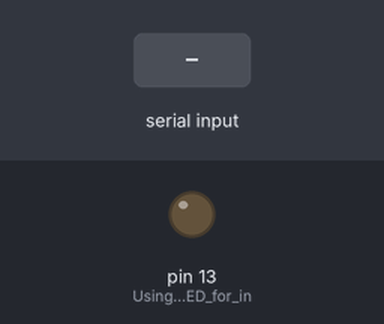
The sketch below on a simulated Arduino Uno, built with avr-gcc and run on an emulated ATmega328P. Shown: output pins drawn as LEDs (lit = HIGH). The test bench sets the inputs (shaded band).

Above: at 1.2 s.
1.3 s: "1" received over Serial
At 1.7 s:
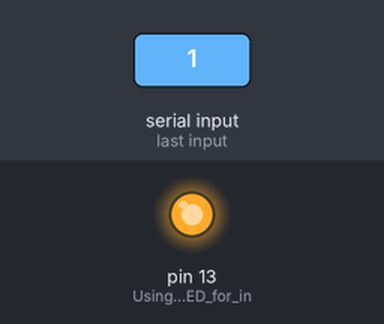
Timing chart, 0 to 4.3 s (numbered marks = the images above; inputs shaded):
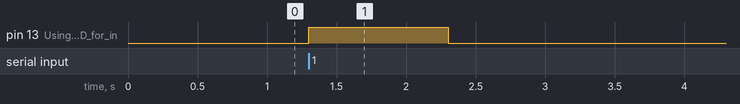

The sketch:

facer.ino
```cpp
void setup() {
    Serial.begin(9600);  // Set baud rate to 9600
    pinMode(LED_BUILTIN, OUTPUT);  // Using built-in LED for indication
}

void loop() {
    if (Serial.available() > 0) {  // Check if data is available
        char received = Serial.read();  // Read received byte

        if (received == '1') {  // If received '1', turn on LED
            digitalWrite(LED_BUILTIN, HIGH);
            delay(1000);
            digitalWrite(LED_BUILTIN, LOW);
        }
    }
}
```

Measured:
- after the input at 1.3 s, pin 13 (Using_built-in_LED_for_in): LOW → HIGH at once, → LOW 1.0 s later
